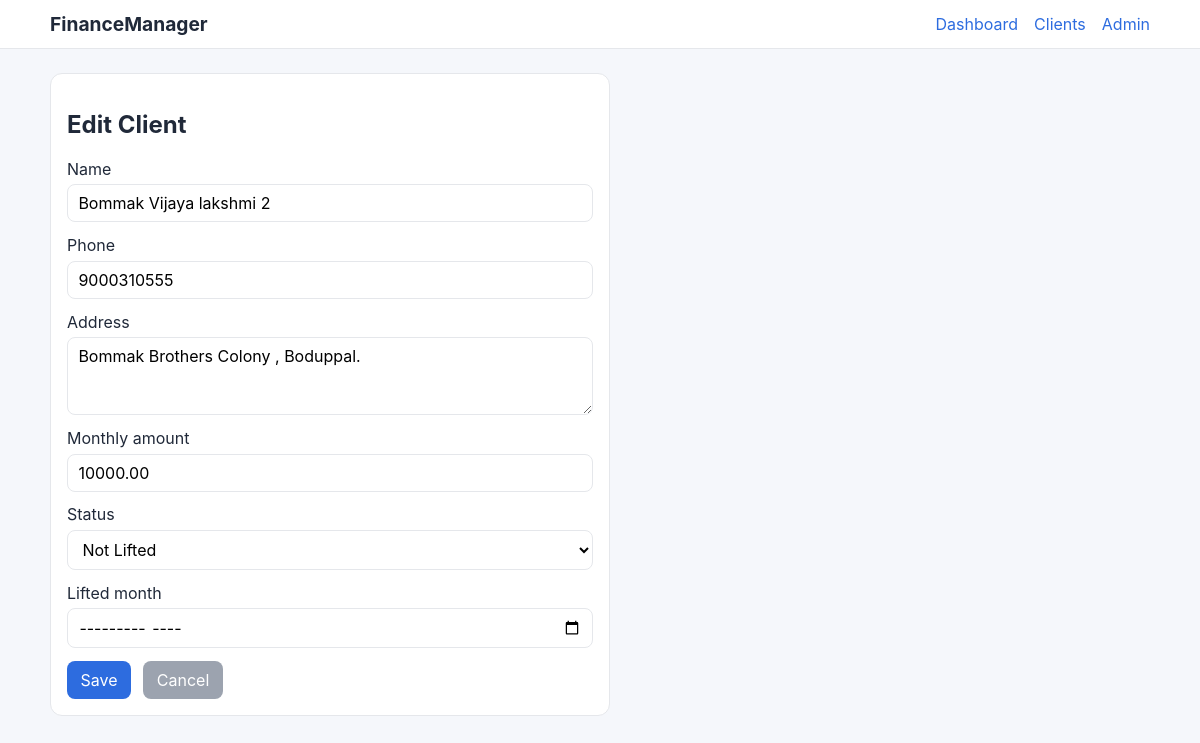
Screenshot of /clients/5/edit/ with the database file from the repository.
### chitfund/models.py (models this page shows, shortened)
class Client(models.Model):
    class LiftStatus(models.TextChoices):
        NOT_LIFTED = "NOT_LIFTED", "Not Lifted"
        LIFTED = "LIFTED", "Lifted"
    name = models.CharField(max_length=120)
    phone = models.CharField(max_length=15)
    address = models.TextField()
    status = models.CharField(
        max_length=20, choices=LiftStatus.choices, default=LiftStatus.NOT_LIFTED
    )
    lifted_month = models.DateField(
        null=True,
        blank=True,
        help_text="Set as first day of month. Example: 2026-03-01.",
    )
    joined_date = models.DateField(default=timezone.localdate)
    monthly_amount = models.DecimalField(max_digits=10, decimal_places=2, default=10000)
    created_at = models.DateTimeField(auto_now_add=True)
    updated_at = models.DateTimeField(auto_now=True)
    class Meta:
        ordering = ["name"]

### chitfund/views.py (the view)
# urls.py: path("clients/<int:client_id>/edit/", views.client_edit, name="client-edit"),
def client_edit(request, client_id):
    client = get_object_or_404(Client, id=client_id)
    if request.method == "POST":
        form = ClientForm(request.POST, instance=client)
        if form.is_valid():
            form.save()
            messages.success(request, "Client updated successfully.")
            return redirect("client-list")
    else:
        form = ClientForm(instance=client)
    return render(request, "chitfund/client_form.html", {"form": form, "title": "Edit Client"})

### chitfund/forms.py (shortened to what this page needs)
class ClientForm(forms.ModelForm):
    class Meta:
        model = Client
        fields = ["name", "phone", "address", "monthly_amount", "status", "lifted_month"]
        widgets = {
            "address": forms.Textarea(attrs={"rows": 3}),
            "lifted_month": forms.DateInput(attrs={"type": "month"}, format="%Y-%m"),
        }
    def __init__(self, *args, **kwargs):
        super().__init__(*args, **kwargs)
        self.fields["lifted_month"].input_formats = ["%Y-%m", "%Y-%m-%d"]

### templates/chitfund/client_form.html (shortened to what this page needs)
{% extends "chitfund/base.html" %}
{% block content %}
<section class="form-card">
    <h2>{{ title }}</h2>
    <form method="post">
        {% for field in form %}
            <div class="form-group">
                <label for="{{ field.id_for_label }}">{{ field.label }}</label>
                {{ field }}
            </div>
        {% endfor %}
        <div class="actions">
            <button type="submit">Save</button>
            <a class="btn-link muted" href="{% url 'client-list' %}">Cancel</a>
        </div>
    </form>
</section>
{% endblock %}

### static/css/styles.css (style rules this page uses)
:root { --bg: #f5f7fb; --card: #ffffff; --text: #202939; --muted: #6b7280; --primary: #2d6cdf; --success: #1f9d60; --danger: #d64545; --warning: #f59e0b; --border: #e5e7eb; }
* { box-sizing: border-box; }
body { margin: 0; font-family: -apple-system, BlinkMacSystemFont, "Segoe UI", Roboto, sans-serif; background: var(--bg); color: var(--text); }
a { text-decoration: none; color: var(--primary); }
.actions { display: flex; gap: 0.75rem; align-items: center; }
input, textarea, select, button { font: inherit; padding: 0.5rem 0.65rem; border: 1px solid var(--border); border-radius: 8px; background: #fff; }
button, .btn-link { background: var(--primary); color: #fff; border: none; cursor: pointer; padding: 0.55rem 0.85rem; border-radius: 8px; }
.btn-link.muted { background: #9ca3af; }
.table-wrap, .form-card { background: var(--card); border: 1px solid var(--border); border-radius: 12px; padding: 1rem; }
.form-card { max-width: 560px; }
.form-group { display: flex; flex-direction: column; gap: 0.35rem; margin-bottom: 0.8rem; }

### rows the page displays
Client: form "Bommak Vijaya lakshmi 2" "9000310555" "Bommak Brothers Colony , Boduppal." "10000.00" "Not Lifted"

### other values shown
{{ title }} "Edit Client"
{{ field.label }} "Name" "Phone" "Address" "Monthly amount" "Status" "Lifted month"
